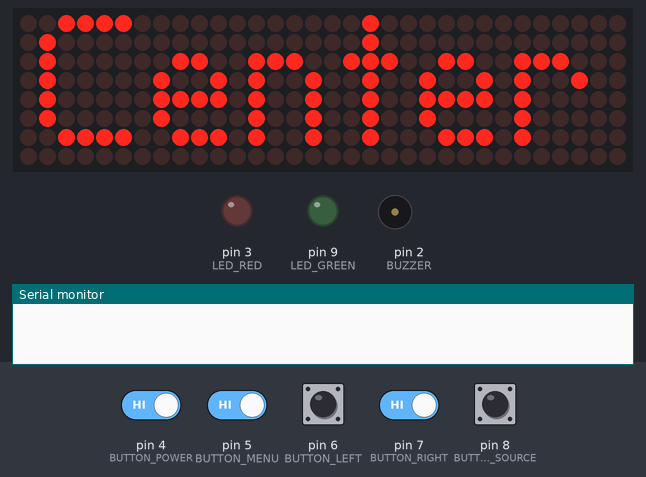
The sketch below on a simulated Arduino Uno, built with avr-gcc and run on an emulated ATmega328P. Parts: 32×8 LED matrix, output pins drawn as LEDs (lit = HIGH), buzzer (waves = sounding), the last lines printed to the serial monitor. The inputs (shaded band) are chosen by the test bench; at power-on: pin 4 (BUTTON_POWER), pin 5 (BUTTON_MENU), pin 6 (BUTTON_LEFT), pin 7 (BUTTON_RIGHT), pin 8 (BUTTON_SOURCE) HIGH. Random numbers use the default seed unless the sketch sets one.

Above: at 1.9 s.
2.0 s: pin 4 (BUTTON_POWER) driven LOW and pin 5 (BUTTON_MENU) driven LOW
At 11.9 s:
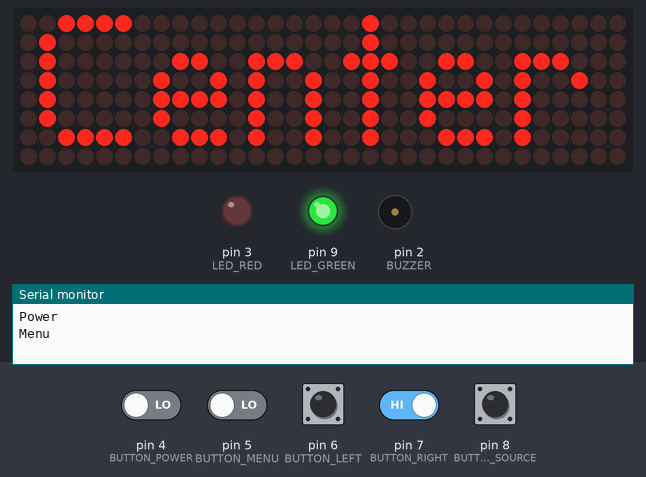
12.2 s: pin 5 (BUTTON_MENU) driven HIGH
At 21.3 s:
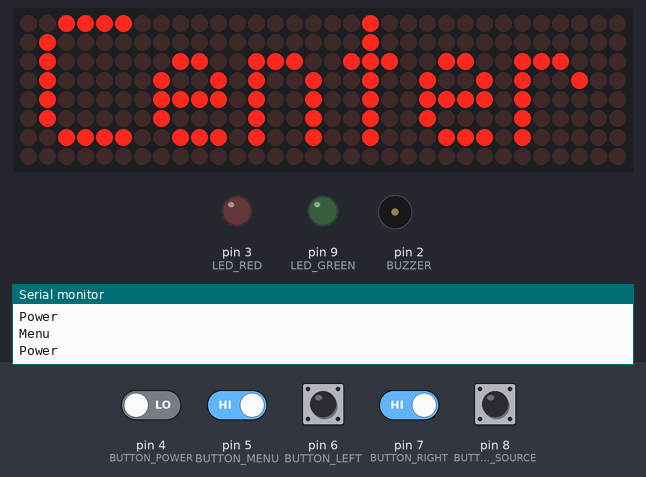
22.2 s: pin 5 (BUTTON_MENU) driven LOW
At 33.3 s:
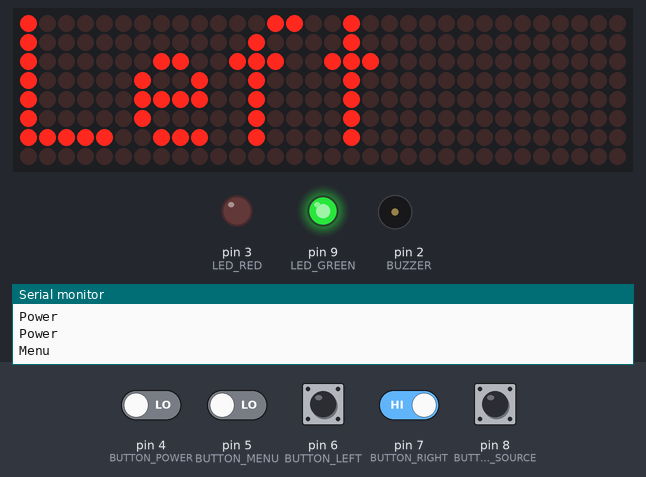
34.2 s: pin 5 (BUTTON_MENU) driven HIGH and pin 7 (BUTTON_RIGHT) driven LOW
At 45.3 s:
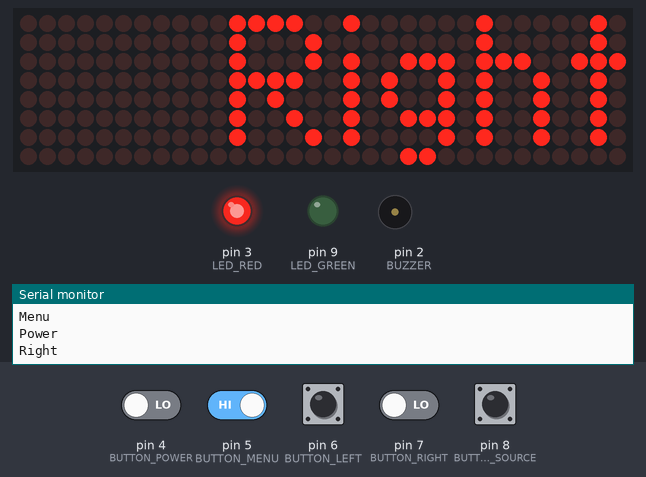
48.2 s: pin 6 (BUTTON_LEFT) pulled LOW for 3 s
At 57.4 s:
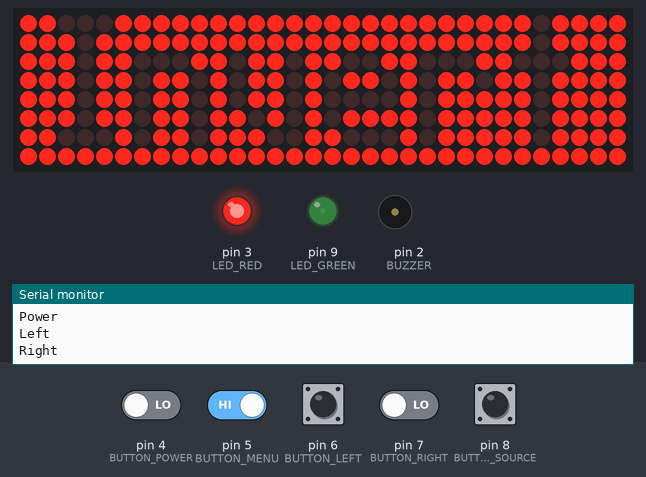
58.2 s: pin 5 (BUTTON_MENU) driven LOW
Timing chart, 0 to 62.3 s (numbered marks = the images above; inputs shaded):
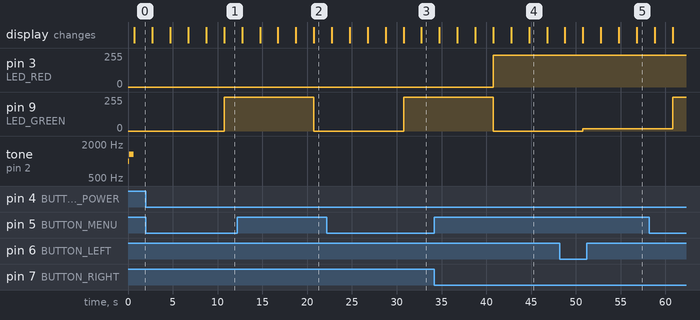

Measured:
- after the input at 2.0 s, pin 9 (LED_GREEN): 0/255 → 255/255 after 8.7 s
- after the input at 12.2 s, pin 9 (LED_GREEN): 255/255 → 0/255 after 8.5 s
- after the input at 22.2 s, pin 9 (LED_GREEN): 0/255 → 255/255 after 8.6 s
- after the input at 34.2 s, pin 3 (LED_RED): 0/255 → 240/255 after 6.6 s; pin 9 (LED_GREEN): 255/255 → 0/255 after 6.6 s
- after the input at 48.2 s, pin 9 (LED_GREEN): 0/255 → 16/255 after 2.6 s
- what the display in image 4 shows lasts 2.0 s, from 44.8 s to 46.8 s

The sketch:

test.ino
```cpp
#include "pitches.h"

#define BUZZER 2

#define LED_GREEN 9
#define LED_RED 3

#define BUTTON_POWER 4
#define BUTTON_MENU 5
#define BUTTON_LEFT 6
#define BUTTON_RIGHT 7
#define BUTTON_SOURCE 8

#include "MD_Parola.h"
#include "MD_MAX72xx.h"
#include "SPI.h"

#define HARDWARE_TYPE MD_MAX72XX::FC16_HW
#define MAX_DEVICES 4
#define CS_PIN 10

MD_Parola myDisplay = MD_Parola(HARDWARE_TYPE, CS_PIN, MAX_DEVICES);

int redValue = 0;
int greenValue = 0;
int increment = 16;

void laserZap() {
  for (int freq = 2000; freq >= 100; freq -= 40) {
    tone(BUZZER, freq);
    delay(3);
  }
  noTone(BUZZER);
}

void powerUp() {
  int notes[] = {NOTE_C4, NOTE_E4, NOTE_G4, NOTE_C5};
  for (int i = 0; i < 4; i++) {
    tone(BUZZER, notes[i], 150);
    delay(200);
  }
  noTone(BUZZER);
}

void coinCollect() {
  tone(BUZZER, NOTE_B5, 100);
  delay(120);
  tone(BUZZER, NOTE_E6, 500);
  delay(600);
  noTone(BUZZER);
}

void explosionSound() {
  for (int i = 0; i < 150; i++) {
    int freq = random(50, 350);
    tone(BUZZER, freq);
    delay(random(1, 10));
  }
  noTone(BUZZER);
}

void setup() {
  Serial.begin(115200);
  pinMode(BUTTON_POWER, INPUT_PULLUP);
  pinMode(BUTTON_MENU, INPUT_PULLUP);
  pinMode(BUTTON_LEFT, INPUT_PULLUP);
  pinMode(BUTTON_RIGHT, INPUT_PULLUP);
  pinMode(BUTTON_SOURCE, INPUT_PULLUP);

  coinCollect();

  myDisplay.begin();
  myDisplay.setIntensity(0);
  myDisplay.displayClear();

}

void loop() {

  if (digitalRead(BUTTON_POWER) == 0) {
    Serial.println("Power");
    greenValue = 0;
    redValue = 0;
  }

  if (digitalRead(BUTTON_MENU) == 0) {
    Serial.println("Menu");
    greenValue -= increment;
  }

  if (digitalRead(BUTTON_LEFT) == 0) {
    Serial.println("Left");
    greenValue += increment;
  }

  if (digitalRead(BUTTON_RIGHT) == 0) {
    Serial.println("Right");
    redValue -= increment;
  }

  if (digitalRead(BUTTON_SOURCE) == 0) {
    Serial.println("Source");
    redValue += increment;
  }

  analogWrite(LED_RED, redValue);
  analogWrite(LED_GREEN, greenValue);

  myDisplay.setTextAlignment(PA_CENTER);
  myDisplay.print("Center");
  delay(2000);
  myDisplay.setTextAlignment(PA_LEFT);
  myDisplay.print("Left");
  delay(2000);
  myDisplay.setTextAlignment(PA_RIGHT);
  myDisplay.print("Right");
  delay(2000);
  myDisplay.setTextAlignment(PA_CENTER);
  myDisplay.setInvert(true);
  myDisplay.print("Invert");
  delay(2000);
  myDisplay.setInvert(false);
  myDisplay.print(1234);
  delay(2000);

}
```
